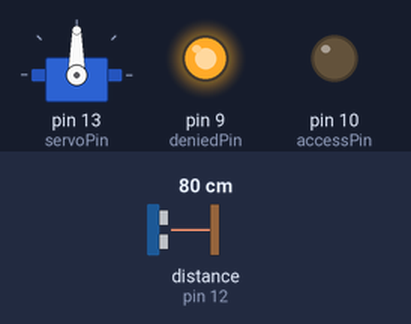
Simulated run of this sketch. Board: Arduino Uno, built with avr-gcc and run on an emulated ATmega328P. Shown: servo, output pins drawn as LEDs (lit = HIGH). Wiring (inferred from the names in the program): ultrasonic range finder: trigger pin 11; echo pin 12. The inputs (shaded band) are chosen by the test bench; at power-on: distance to the obstacle (sensor on pin 12) 80 cm. The echo pulse lasts 58.3 µs per cm; pins used as bus, display or sensor lines are not drawn.

Above: at 1.8 s.
1.9 s: distance to the obstacle (sensor on pin 12) set to 17 cm
3.4 s: distance to the obstacle (sensor on pin 12) set to 12 cm
At 6.0 s:
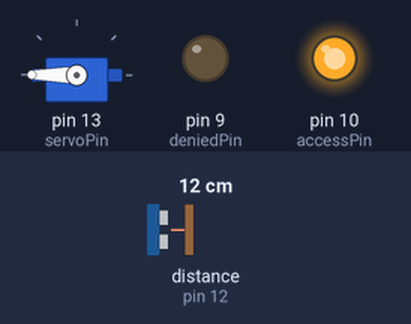
6.5 s: distance to the obstacle (sensor on pin 12) set to 18 cm
At 6.77 s:
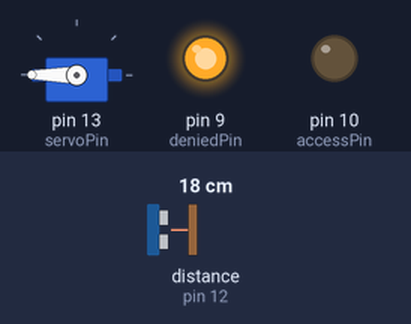
9.6 s: distance to the obstacle (sensor on pin 12) set to 2 cm
At 9.98 s:
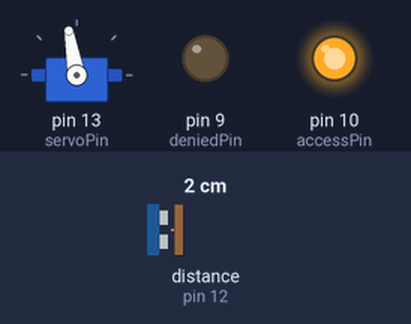
12.7 s: distance to the obstacle (sensor on pin 12) set to 35 cm
At 13.48 s:
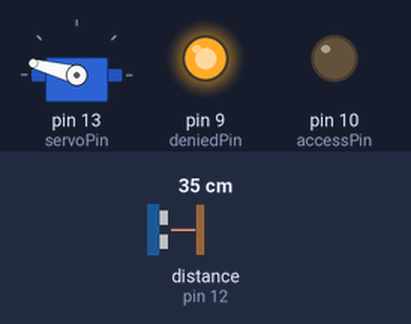
Timing chart, 0 to 16.2 s (numbered marks = the images above; inputs shaded):
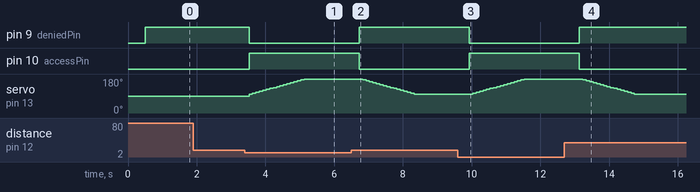

The sketch:

Access_Control_with_Servo_Ultrasonic_Sensor.ino
```cpp
#include <Servo.h>

Servo monServo;            // Déclaration de l'objet pour le servomoteur
const int servoPin = 13;   // Broche utilisée pour le signal du servomoteur
const int echoPin = 12;    // Broche Echo du capteur ultrasonique
const int trigPin = 11;    // Broche Trig du capteur ultrasonique
const int accessPin = 10;  // Broche pour indiquer l'accès autorisé
const int deniedPin = 9;   // Broche pour indiquer l'accès refusé
int position = 100;        // Position initiale du servomoteur

unsigned long MESURE_TIMEOUT = 25000UL;  // Temps limite pour la mesure de distance

void setup() {
  monServo.attach(servoPin);   // Initialisation du servomoteur
  pinMode(trigPin, OUTPUT);    // Configuration du Trig comme sortie
  pinMode(echoPin, INPUT);     // Configuration de l'Echo comme entrée
  pinMode(accessPin, OUTPUT);  // Configuration de la broche d'accès comme sortie
  pinMode(deniedPin, OUTPUT);  // Configuration de la broche de refus comme sortie

  digitalWrite(trigPin, LOW);  // Mise à LOW pour le Trig
  Serial.begin(9600);          // Initialisation de la communication série
}

void loop() {
  delay(500);                   // Attente pour la stabilité des mesures
  digitalWrite(trigPin, HIGH);  // Envoi de l'impulsion au capteur ultrasonique
  delayMicroseconds(10);
  digitalWrite(trigPin, LOW);

  long duration = pulseIn(echoPin, HIGH, MESURE_TIMEOUT);  // Mesure de la durée de l'impulsion Echo
  float distance = duration * 0.0344 / 2;                  // Conversion en distance en cm

  if (distance <= 15) {             // Si la distance est inférieure à 15 cm
    digitalWrite(deniedPin, LOW);   // Accès refusé (LED rouge)
    digitalWrite(accessPin, HIGH);  // Accès autorisé (LED verte)

    if (position < 180) {                                     // Si la position du servomoteur est inférieure à 180 degrés
      for (position = 100; position <= 180; position += 5) {  // Ouverture de la porte
        monServo.write(position);                             // Déplacement du servomoteur
        delay(100);                                           // Pause pour le mouvement
      }
    }
  } else {                          // Si la distance est supérieure à 15 cm
    digitalWrite(accessPin, LOW);   // Accès refusé (LED verte)
    digitalWrite(deniedPin, HIGH);  // Accès autorisé (LED rouge)

    if (position > 100) {                                     // Si la position du servomoteur est supérieure à 100 degrés
      for (position = 180; position >= 100; position -= 5) {  // Fermeture de la porte
        monServo.write(position);                             // Déplacement du servomoteur
        delay(100);                                           // Pause pour le mouvement
      }
    }
  }
}
```

Measured:
- the behaviour switches between 15 and 14 cm on distance to the obstacle (sensor on pin 12) (found by bisection; images 0 and 1)
- after the input at 1.9 s, every drawn part: stays the same
- after the input at 3.4 s, pin 9 (deniedPin): HIGH → LOW after 0.12 s; pin 10 (accessPin): LOW → HIGH after 0.12 s; servo on pin 13 (servoPin): moves from 90° to 180° over 1.6 s, starting after 0.12 s
- after the input at 6.5 s, pin 9 (deniedPin): LOW → HIGH after 0.23 s; pin 10 (accessPin): HIGH → LOW after 0.23 s; servo on pin 13 (servoPin): moves from 180° to 100° over 1.5 s, starting after 0.33 s
- after the input at 9.6 s, pin 9 (deniedPin): HIGH → LOW after 0.33 s; pin 10 (accessPin): LOW → HIGH after 0.33 s; servo on pin 13 (servoPin): moves from 100° to 180° over 1.5 s, starting after 0.43 s
- after the input at 12.7 s, pin 9 (deniedPin): LOW → HIGH after 0.44 s; pin 10 (accessPin): HIGH → LOW after 0.44 s; servo on pin 13 (servoPin): moves from 180° to 100° over 1.5 s, starting after 0.54 s
